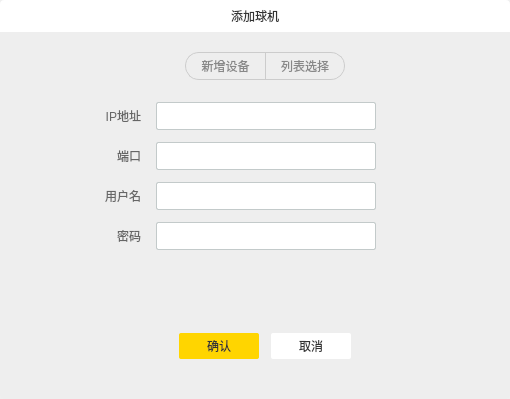
<?xml version="1.0" encoding="UTF-8"?>
<ui version="4.0">
 <class>addDeviceDlg</class>
 <widget class="QDialog" name="addDeviceDlg">
  <property name="geometry">
   <rect>
    <x>0</x>
    <y>0</y>
    <width>510</width>
    <height>399</height>
   </rect>
  </property>
  <property name="windowTitle">
   <string>Dialog</string>
  </property>
  <property name="styleSheet">
   <string notr="true">QLabel{
font-family:&quot;微软雅黑&quot;;
font-size:12px;
color:#333333;
}
QPushButton{
font-family:&quot;微软雅黑&quot;;
font-size:12px;
}
#titleWidget{
background:#ffffff;
border-top-left-radius:4px;
border-top-right-radius:4px;
}
#contentWidget{
background:#eeeeee;
border-bottom-left-radius:4px;
border-bottom-right-radius:4px;
}
#addDeviceBtn{
border:1px solid #cccccc;
border-top-left-radius:14px;
border-bottom-left-radius:14px;
border-right:none;
color:#888888;
}
#addDeviceBtn:checked{
color:#222222;
background:#cccccc;
}
#selectedBtn{
border:1px solid #cccccc;
border-top-right-radius:14px;
border-bottom-right-radius:14px;
color:#888888;
}
#selectedBtn:checked{
color:#222222;
background:#cccccc;
}
QLineEdit{
font-family:&quot;微软雅黑&quot;;
font-size:12px;
color:#666666;
background:#ffffff;
border:1px solid #c3caca;
border-radius:2px;
padding-left:10px;
}</string>
  </property>
  <layout class="QVBoxLayout" name="verticalLayout">
   <property name="spacing">
    <number>0</number>
   </property>
   <property name="leftMargin">
    <number>0</number>
   </property>
   <property name="topMargin">
    <number>0</number>
   </property>
   <property name="rightMargin">
    <number>0</number>
   </property>
   <property name="bottomMargin">
    <number>0</number>
   </property>
   <item>
    <widget class="QWidget" name="titleWidget" native="true">
     <property name="minimumSize">
      <size>
       <width>0</width>
       <height>32</height>
      </size>
     </property>
     <property name="maximumSize">
      <size>
       <width>16777215</width>
       <height>32</height>
      </size>
     </property>
     <layout class="QHBoxLayout" name="horizontalLayout">
      <item alignment="Qt::AlignHCenter">
       <widget class="QLabel" name="titleLabel">
        <property name="text">
         <string>添加球机</string>
        </property>
       </widget>
      </item>
     </layout>
    </widget>
   </item>
   <item>
    <widget class="QWidget" name="contentWidget" native="true">
     <property name="styleSheet">
      <string notr="true">QLabel{
color:#666666;
}</string>
     </property>
     <layout class="QVBoxLayout" name="verticalLayout_2">
      <property name="spacing">
       <number>20</number>
      </property>
      <property name="leftMargin">
       <number>105</number>
      </property>
      <property name="topMargin">
       <number>20</number>
      </property>
      <property name="rightMargin">
       <number>85</number>
      </property>
      <property name="bottomMargin">
       <number>40</number>
      </property>
      <item>
       <layout class="QHBoxLayout" name="horizontalLayout_2">
        <property name="spacing">
         <number>0</number>
        </property>
        <item>
         <spacer name="horizontalSpacer">
          <property name="orientation">
           <enum>Qt::Horizontal</enum>
          </property>
          <property name="sizeHint" stdset="0">
           <size>
            <width>40</width>
            <height>20</height>
           </size>
          </property>
         </spacer>
        </item>
        <item>
         <widget class="QPushButton" name="addDeviceBtn">
          <property name="minimumSize">
           <size>
            <width>80</width>
            <height>28</height>
           </size>
          </property>
          <property name="maximumSize">
           <size>
            <width>80</width>
            <height>28</height>
           </size>
          </property>
          <property name="text">
           <string>新增设备</string>
          </property>
          <property name="checkable">
           <bool>true</bool>
          </property>
          <property name="autoExclusive">
           <bool>true</bool>
          </property>
         </widget>
        </item>
        <item>
         <widget class="QPushButton" name="selectedBtn">
          <property name="minimumSize">
           <size>
            <width>80</width>
            <height>28</height>
           </size>
          </property>
          <property name="maximumSize">
           <size>
            <width>80</width>
            <height>28</height>
           </size>
          </property>
          <property name="text">
           <string>列表选择</string>
          </property>
          <property name="checkable">
           <bool>true</bool>
          </property>
          <property name="autoExclusive">
           <bool>true</bool>
          </property>
         </widget>
        </item>
        <item>
         <spacer name="horizontalSpacer_2">
          <property name="orientation">
           <enum>Qt::Horizontal</enum>
          </property>
          <property name="sizeHint" stdset="0">
           <size>
            <width>40</width>
            <height>20</height>
           </size>
          </property>
         </spacer>
        </item>
       </layout>
      </item>
      <item>
       <widget class="QStackedWidget" name="stackedWidget">
        <property name="minimumSize">
         <size>
          <width>320</width>
          <height>152</height>
         </size>
        </property>
        <property name="maximumSize">
         <size>
          <width>320</width>
          <height>152</height>
         </size>
        </property>
        <property name="currentIndex">
         <number>0</number>
        </property>
        <widget class="QWidget" name="addDevicePage">
         <layout class="QVBoxLayout" name="verticalLayout_3">
          <property name="spacing">
           <number>10</number>
          </property>
          <property name="leftMargin">
           <number>0</number>
          </property>
          <property name="topMargin">
           <number>0</number>
          </property>
          <property name="rightMargin">
           <number>0</number>
          </property>
          <property name="bottomMargin">
           <number>0</number>
          </property>
          <item>
           <layout class="QHBoxLayout" name="horizontalLayout_4">
            <property name="spacing">
             <number>15</number>
            </property>
            <item alignment="Qt::AlignRight">
             <widget class="QLabel" name="label">
              <property name="minimumSize">
               <size>
                <width>36</width>
                <height>0</height>
               </size>
              </property>
              <property name="maximumSize">
               <size>
                <width>36</width>
                <height>16777215</height>
               </size>
              </property>
              <property name="text">
               <string>IP地址</string>
              </property>
              <property name="alignment">
               <set>Qt::AlignRight|Qt::AlignTrailing|Qt::AlignVCenter</set>
              </property>
             </widget>
            </item>
            <item>
             <widget class="QIPLineEdit" name="ipLineEdit">
              <property name="minimumSize">
               <size>
                <width>220</width>
                <height>28</height>
               </size>
              </property>
              <property name="maximumSize">
               <size>
                <width>220</width>
                <height>28</height>
               </size>
              </property>
             </widget>
            </item>
            <item>
             <spacer name="horizontalSpacer_6">
              <property name="orientation">
               <enum>Qt::Horizontal</enum>
              </property>
              <property name="sizeHint" stdset="0">
               <size>
                <width>40</width>
                <height>20</height>
               </size>
              </property>
             </spacer>
            </item>
           </layout>
          </item>
          <item>
           <layout class="QHBoxLayout" name="horizontalLayout_5">
            <property name="spacing">
             <number>15</number>
            </property>
            <item alignment="Qt::AlignRight">
             <widget class="QLabel" name="label_2">
              <property name="minimumSize">
               <size>
                <width>36</width>
                <height>0</height>
               </size>
              </property>
              <property name="maximumSize">
               <size>
                <width>36</width>
                <height>16777215</height>
               </size>
              </property>
              <property name="text">
               <string>端口</string>
              </property>
              <property name="alignment">
               <set>Qt::AlignRight|Qt::AlignTrailing|Qt::AlignVCenter</set>
              </property>
             </widget>
            </item>
            <item>
             <widget class="QLineEdit" name="portLineEdit">
              <property name="minimumSize">
               <size>
                <width>220</width>
                <height>28</height>
               </size>
              </property>
              <property name="maximumSize">
               <size>
                <width>220</width>
                <height>28</height>
               </size>
              </property>
             </widget>
            </item>
            <item>
             <spacer name="horizontalSpacer_7">
              <property name="orientation">
               <enum>Qt::Horizontal</enum>
              </property>
              <property name="sizeHint" stdset="0">
               <size>
                <width>40</width>
                <height>20</height>
               </size>
              </property>
             </spacer>
            </item>
           </layout>
          </item>
          <item>
           <layout class="QHBoxLayout" name="horizontalLayout_6">
            <property name="spacing">
             <number>15</number>
            </property>
            <item alignment="Qt::AlignRight">
             <widget class="QLabel" name="label_3">
              <property name="minimumSize">
               <size>
                <width>36</width>
                <height>0</height>
               </size>
              </property>
              <property name="maximumSize">
               <size>
                <width>36</width>
                <height>16777215</height>
               </size>
              </property>
              <property name="text">
               <string>用户名</string>
              </property>
              <property name="alignment">
               <set>Qt::AlignRight|Qt::AlignTrailing|Qt::AlignVCenter</set>
              </property>
             </widget>
            </item>
            <item>
             <widget class="QLineEdit" name="userLineEdit">
              <property name="minimumSize">
               <size>
                <width>220</width>
                <height>28</height>
               </size>
              </property>
              <property name="maximumSize">
               <size>
                <width>220</width>
                <height>28</height>
               </size>
              </property>
             </widget>
            </item>
            <item>
             <spacer name="horizontalSpacer_8">
              <property name="orientation">
               <enum>Qt::Horizontal</enum>
              </property>
              <property name="sizeHint" stdset="0">
               <size>
                <width>40</width>
                <height>20</height>
               </size>
              </property>
             </spacer>
            </item>
           </layout>
          </item>
          <item>
           <layout class="QHBoxLayout" name="horizontalLayout_7">
            <property name="spacing">
             <number>15</number>
            </property>
            <item alignment="Qt::AlignRight">
             <widget class="QLabel" name="label_4">
              <property name="minimumSize">
               <size>
                <width>36</width>
                <height>0</height>
               </size>
              </property>
              <property name="maximumSize">
               <size>
                <width>36</width>
                <height>16777215</height>
               </size>
              </property>
              <property name="text">
               <string>密码</string>
              </property>
              <property name="alignment">
               <set>Qt::AlignRight|Qt::AlignTrailing|Qt::AlignVCenter</set>
              </property>
             </widget>
            </item>
            <item>
             <widget class="QLineEdit" name="passwdLineEdit">
              <property name="minimumSize">
               <size>
                <width>220</width>
                <height>28</height>
               </size>
              </property>
              <property name="maximumSize">
               <size>
                <width>220</width>
                <height>28</height>
               </size>
              </property>
             </widget>
            </item>
            <item>
             <spacer name="horizontalSpacer_9">
              <property name="orientation">
               <enum>Qt::Horizontal</enum>
              </property>
              <property name="sizeHint" stdset="0">
               <size>
                <width>40</width>
                <height>20</height>
               </size>
              </property>
             </spacer>
            </item>
           </layout>
          </item>
         </layout>
        </widget>
        <widget class="QWidget" name="selectedPage">
         <layout class="QVBoxLayout" name="verticalLayout_4">
          <property name="spacing">
           <number>0</number>
          </property>
          <property name="leftMargin">
           <number>0</number>
          </property>
          <property name="topMargin">
           <number>0</number>
          </property>
          <property name="rightMargin">
           <number>0</number>
          </property>
          <property name="bottomMargin">
           <number>0</number>
          </property>
          <item>
           <widget class="QWidget" name="title" native="true">
            <property name="minimumSize">
             <size>
              <width>0</width>
              <height>30</height>
             </size>
            </property>
            <property name="maximumSize">
             <size>
              <width>16777215</width>
              <height>30</height>
             </size>
            </property>
            <property name="styleSheet">
             <string notr="true">#title{
background:#ffffff;
border:1px solid #cccccc;
border-bottom:none;
}</string>
            </property>
            <layout class="QHBoxLayout" name="horizontalLayout_8">
             <property name="spacing">
              <number>20</number>
             </property>
             <property name="leftMargin">
              <number>0</number>
             </property>
             <property name="topMargin">
              <number>0</number>
             </property>
             <property name="rightMargin">
              <number>0</number>
             </property>
             <property name="bottomMargin">
              <number>0</number>
             </property>
             <item>
              <spacer name="horizontalSpacer_5">
               <property name="orientation">
                <enum>Qt::Horizontal</enum>
               </property>
               <property name="sizeType">
                <enum>QSizePolicy::Fixed</enum>
               </property>
               <property name="sizeHint" stdset="0">
                <size>
                 <width>90</width>
                 <height>20</height>
                </size>
               </property>
              </spacer>
             </item>
             <item alignment="Qt::AlignHCenter">
              <widget class="QLabel" name="label_5">
               <property name="text">
                <string>IP</string>
               </property>
              </widget>
             </item>
             <item alignment="Qt::AlignHCenter">
              <widget class="QLabel" name="label_6">
               <property name="text">
                <string>端口</string>
               </property>
              </widget>
             </item>
            </layout>
           </widget>
          </item>
          <item>
           <widget class="QListWidget" name="listWidget">
            <property name="styleSheet">
             <string notr="true">#listWidget{
border:1px solid #cccccc;
}
QListView:item{
border-bottom:1px solid #cccccc;
}
QListView::item:hover{ 
        background-color: rgba(247, 251, 255);
}
QListView::item:selected{ 
        background-color: rgb(206, 227, 253)
}</string>
            </property>
           </widget>
          </item>
         </layout>
        </widget>
       </widget>
      </item>
      <item>
       <spacer name="verticalSpacer">
        <property name="orientation">
         <enum>Qt::Vertical</enum>
        </property>
        <property name="sizeHint" stdset="0">
         <size>
          <width>20</width>
          <height>40</height>
         </size>
        </property>
       </spacer>
      </item>
      <item alignment="Qt::AlignHCenter">
       <widget class="QLabel" name="hintLabel">
        <property name="styleSheet">
         <string notr="true">color:red;</string>
        </property>
        <property name="text">
         <string/>
        </property>
       </widget>
      </item>
      <item>
       <layout class="QHBoxLayout" name="horizontalLayout_3">
        <property name="spacing">
         <number>12</number>
        </property>
        <item>
         <spacer name="horizontalSpacer_3">
          <property name="orientation">
           <enum>Qt::Horizontal</enum>
          </property>
          <property name="sizeHint" stdset="0">
           <size>
            <width>40</width>
            <height>20</height>
           </size>
          </property>
         </spacer>
        </item>
        <item>
         <widget class="QPushButton" name="confirmBtn">
          <property name="minimumSize">
           <size>
            <width>80</width>
            <height>26</height>
           </size>
          </property>
          <property name="maximumSize">
           <size>
            <width>80</width>
            <height>26</height>
           </size>
          </property>
          <property name="styleSheet">
           <string notr="true">#confirmBtn{
background:#ffd500;
border-radius:2px;
color:#333333;
}
#confirmBtn:pressed{
margin:1px;
}</string>
          </property>
          <property name="text">
           <string>确认</string>
          </property>
         </widget>
        </item>
        <item>
         <widget class="QPushButton" name="cancelBtn">
          <property name="minimumSize">
           <size>
            <width>80</width>
            <height>26</height>
           </size>
          </property>
          <property name="maximumSize">
           <size>
            <width>80</width>
            <height>26</height>
           </size>
          </property>
          <property name="styleSheet">
           <string notr="true">#cancelBtn{
background:#ffffff;
border-radius:2px;
color:#333333;
}
#cancelBtn:pressed{
margin:1px;
}</string>
          </property>
          <property name="text">
           <string>取消</string>
          </property>
         </widget>
        </item>
        <item>
         <spacer name="horizontalSpacer_4">
          <property name="orientation">
           <enum>Qt::Horizontal</enum>
          </property>
          <property name="sizeHint" stdset="0">
           <size>
            <width>40</width>
            <height>20</height>
           </size>
          </property>
         </spacer>
        </item>
       </layout>
      </item>
     </layout>
    </widget>
   </item>
  </layout>
 </widget>
 <customwidgets>
  <customwidget>
   <class>QIPLineEdit</class>
   <extends>QLineEdit</extends>
   <header>QIPLineEdit.h</header>
  </customwidget>
 </customwidgets>
 <resources/>
 <connections/>
</ui>
